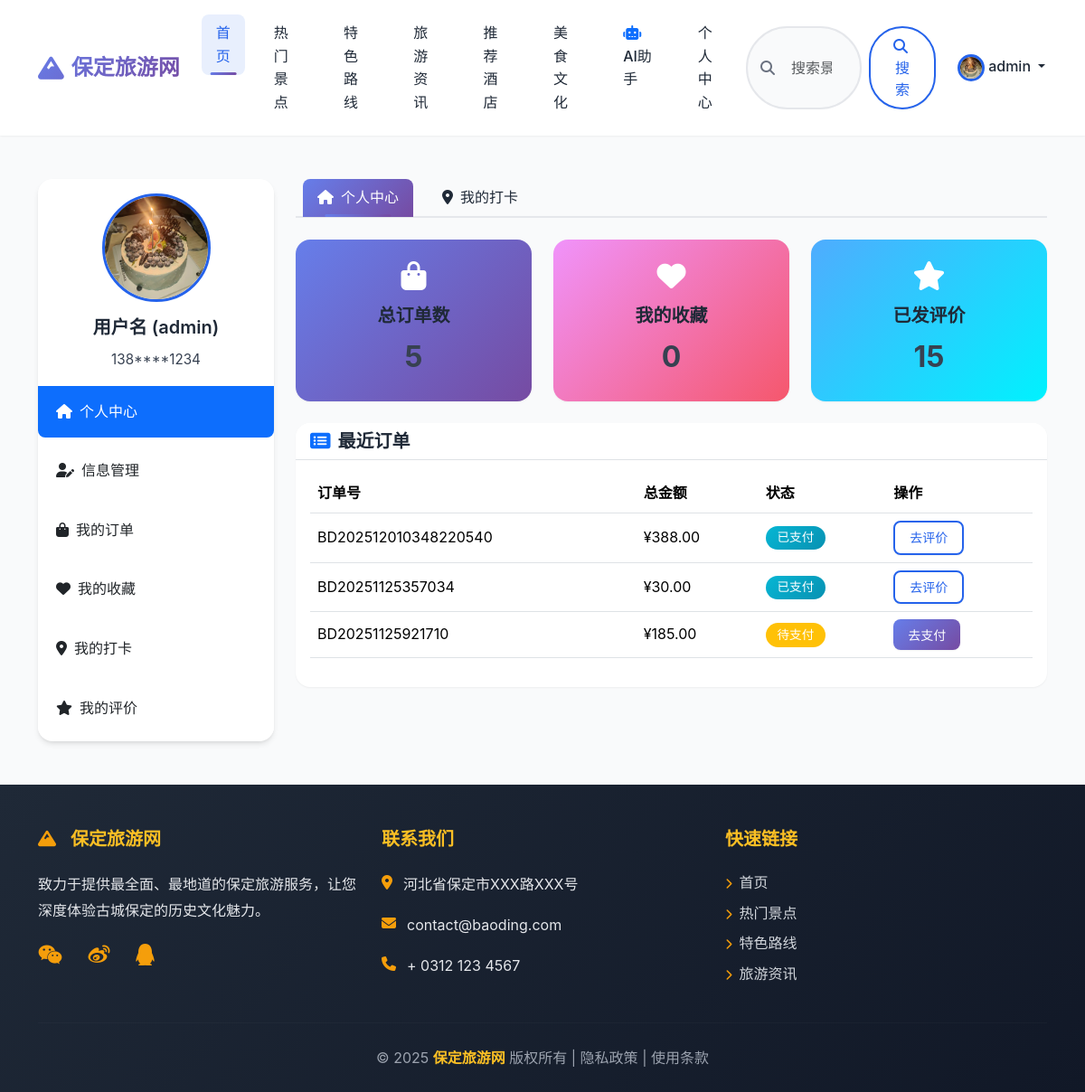
The page /users/home/ (signed in) on the database as committed earlier.
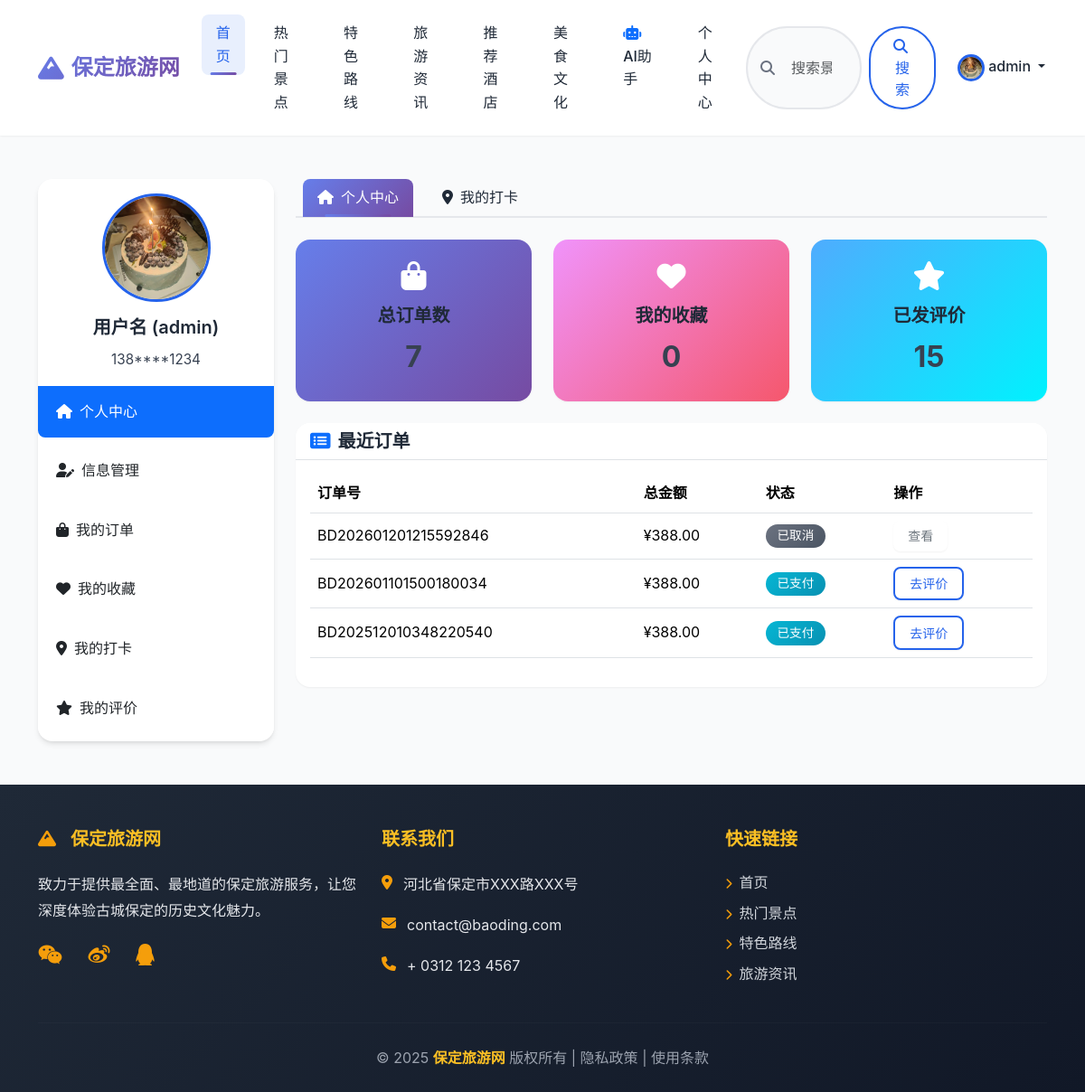
The same page on the database as committed later.
### apps/orders/models.py (models this page shows, shortened)
class Order(models.Model):
    STATUS_CHOICES = (
        ('pending', '待支付'),
        ('paid', '已支付'),
        ('completed', '已完成'),
        ('cancelled', '已取消'),
    )
    order_sn = models.CharField(max_length=50, unique=True, verbose_name="订单编号")
    user = models.ForeignKey(CustomUser, on_delete=models.PROTECT, verbose_name="下单用户")
    total_amount = models.DecimalField(max_digits=10, decimal_places=2, verbose_name="订单总金额")
    status = models.CharField(max_length=10, choices=STATUS_CHOICES, default='pending', verbose_name="订单状态")
    contact_name = models.CharField(max_length=50, verbose_name="联系人姓名")
    contact_phone = models.CharField(max_length=11, verbose_name="联系人手机")
    created_at = models.DateTimeField(auto_now_add=True, verbose_name="创建时间")
    paid_at = models.DateTimeField(null=True, blank=True, verbose_name="支付时间")
    class Meta:
        verbose_name = "订单"
        verbose_name_plural = verbose_name
        ordering = ['-created_at']

### apps/users/views.py (the view)
# urls.py: path('home/', views.UserHomeView.as_view(), name='home'),
class UserHomeView(LoginRequiredMixin, TemplateView):  # 添加 LoginRequiredMixin
    template_name = "user/home.html"
    def get_context_data(self, **kwargs):
        context = super().get_context_data(**kwargs)
        user = self.request.user
        context['recent_orders'] = Order.objects.filter(user=user).order_by('-created_at')[:3]
        context['total_orders'] = Order.objects.filter(user=user).count()
        from .models import Favorite
        context['total_favorites'] = Favorite.objects.filter(user=user).count()
        from apps.comments.models import Comment
        context['total_comments'] = Comment.objects.filter(
            user=user,
            is_deleted=False
        ).count()
        return context

### templates/user/home.html (shortened to what the changed rows need)
{% extends 'common/base.html' %}
{% load static %} {% block content %}
<div class="container my-5">
    <div class="row">
        <div class="col-lg-9">
            <div class="tab-content" id="homeTabsContent">
                <div class="tab-pane fade show active" id="home-content" role="tabpanel">
                    <div class="row g-4 mb-4">
                        <div class="col-md-4">
                            <div class="card text-center border-0 shadow-sm" style="background: linear-gradient(135deg, #667eea 0%, #764ba2 100%); color: white;">
                                <div class="card-body p-4">
                                    <i class="fas fa-shopping-bag fa-2x mb-3"></i>
                                    <h5 class="card-title mb-2">总订单数</h5>
                                    <p class="card-text fs-2 fw-bold mb-0">{{ total_orders|default:0 }}</p>
                                </div>
                            </div>
                        </div>
                    </div>
                    <div class="card border-0 shadow-sm">
                        <div class="card-body">
                            <div class="table-responsive">
                                <table class="table align-middle">
                                    <thead>
                                        <tr>
                                            <th scope="col">订单号</th>
                                            <th scope="col">总金额</th>
                                            <th scope="col">状态</th>
                                            <th scope="col">操作</th>
                                        </tr>
                                    </thead>
                                    <tbody>
                                        {% for order in recent_orders %}
                                        <tr>
                                            <td>{{ order.order_sn }}</td>
                                            <td>¥{{ order.total_amount }}</td>
                                            <td>
                                                {% if order.status == 'pending' %}
                                                    <span class="badge bg-warning">{{ order.get_status_display }}</span>
                                                {% elif order.status == 'completed' %}
                                                    <span class="badge bg-success">{{ order.get_status_display }}</span>
                                                {% elif order.status == 'cancelled' %}
                                                    <span class="badge bg-secondary">{{ order.get_status_display }}</span>
                                                {% else %}
                                                    <span class="badge bg-info">{{ order.get_status_display }}</span>
                                                {% endif %}
                                            </td>
                                            <td>
                                                {% if order.status == 'pending' %}
                                                    <a href="{% url 'orders:payment' order_sn=order.order_sn %}" class="btn btn-sm btn-primary">去支付</a>
                                                {% elif order.status == 'completed' or order.status == 'paid' %}
                                                    <a href="{% url 'orders:review' order_sn=order.order_sn %}" class="btn btn-sm btn-outline-primary">去评价</a>
                                                {% else %}
                                                    <a href="{% url 'orders:detail' order_sn=order.order_sn %}" class="btn btn-sm btn-outline-secondary">查看</a>
                                                {% endif %}
                                            </td>
                                        </tr>
                                        {% empty %}
                                        <tr>
                                            <td colspan="4" class="text-center">暂无订单记录</td>
                                        </tr>
                                        {% endfor %}
                                    </tbody>
                                </table>
                            </div>
                        </div>
                    </div>
                </div>
            </div>
        </div>
    </div>
</div>
{% endblock %}

Rows that differ between the two databases and show on the page:
no longer on this page (row unchanged): Order: order_sn "BD20251125357034", total_amount "30.00", status "已支付", shows "去评价"
no longer on this page (row unchanged): Order: order_sn "BD20251125921710", total_amount "185.00", status "待支付", shows "去支付"
added Order: order_sn "BD202601201215592846", total_amount "388.00", status "已取消", shows "查看"
added Order: order_sn "BD202601101500180034", total_amount "388.00", status "已支付", shows "去评价"
Other text that changed with them:
{{ total_orders|default:0 }}: "5" → "7"
